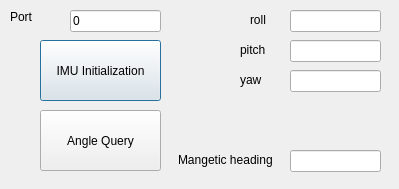
<?xml version="1.0" encoding="UTF-8"?>
<ui version="4.0">
 <class>Dialog</class>
 <widget class="QDialog" name="Dialog">
  <property name="geometry">
   <rect>
    <x>0</x>
    <y>0</y>
    <width>399</width>
    <height>189</height>
   </rect>
  </property>
  <property name="windowTitle">
   <string>Dialog</string>
  </property>
  <widget class="QPushButton" name="pushButton_imu_init">
   <property name="geometry">
    <rect>
     <x>40</x>
     <y>40</y>
     <width>121</width>
     <height>61</height>
    </rect>
   </property>
   <property name="text">
    <string>IMU Initialization</string>
   </property>
  </widget>
  <widget class="QLineEdit" name="lineEdit_roll">
   <property name="geometry">
    <rect>
     <x>290</x>
     <y>10</y>
     <width>91</width>
     <height>22</height>
    </rect>
   </property>
  </widget>
  <widget class="QLineEdit" name="lineEdit_pitch">
   <property name="geometry">
    <rect>
     <x>290</x>
     <y>40</y>
     <width>91</width>
     <height>22</height>
    </rect>
   </property>
  </widget>
  <widget class="QLineEdit" name="lineEdit_yaw">
   <property name="geometry">
    <rect>
     <x>290</x>
     <y>70</y>
     <width>91</width>
     <height>22</height>
    </rect>
   </property>
  </widget>
  <widget class="QLabel" name="label_2">
   <property name="geometry">
    <rect>
     <x>250</x>
     <y>10</y>
     <width>31</width>
     <height>20</height>
    </rect>
   </property>
   <property name="text">
    <string>roll</string>
   </property>
  </widget>
  <widget class="QLabel" name="label_3">
   <property name="geometry">
    <rect>
     <x>240</x>
     <y>40</y>
     <width>41</width>
     <height>20</height>
    </rect>
   </property>
   <property name="text">
    <string>pitch</string>
   </property>
  </widget>
  <widget class="QLabel" name="label_4">
   <property name="geometry">
    <rect>
     <x>240</x>
     <y>70</y>
     <width>41</width>
     <height>20</height>
    </rect>
   </property>
   <property name="text">
    <string>yaw</string>
   </property>
  </widget>
  <widget class="QLabel" name="label_5">
   <property name="geometry">
    <rect>
     <x>178</x>
     <y>150</y>
     <width>111</width>
     <height>20</height>
    </rect>
   </property>
   <property name="text">
    <string>Mangetic heading</string>
   </property>
  </widget>
  <widget class="QLineEdit" name="lineEdit_heading_2">
   <property name="geometry">
    <rect>
     <x>290</x>
     <y>150</y>
     <width>91</width>
     <height>22</height>
    </rect>
   </property>
  </widget>
  <widget class="QLineEdit" name="lineEdit_port">
   <property name="geometry">
    <rect>
     <x>70</x>
     <y>10</y>
     <width>91</width>
     <height>22</height>
    </rect>
   </property>
   <property name="text">
    <string>0</string>
   </property>
  </widget>
  <widget class="QLabel" name="label_6">
   <property name="geometry">
    <rect>
     <x>10</x>
     <y>10</y>
     <width>59</width>
     <height>14</height>
    </rect>
   </property>
   <property name="text">
    <string>Port</string>
   </property>
  </widget>
  <widget class="QPushButton" name="pushButton_angle_query">
   <property name="geometry">
    <rect>
     <x>40</x>
     <y>110</y>
     <width>121</width>
     <height>61</height>
    </rect>
   </property>
   <property name="text">
    <string>Angle Query</string>
   </property>
  </widget>
 </widget>
 <layoutdefault spacing="6" margin="11"/>
 <resources/>
 <connections/>
</ui>
